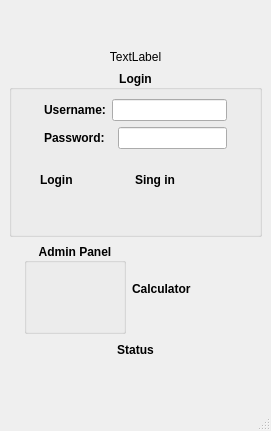
<?xml version="1.0" encoding="UTF-8"?>
<ui version="4.0">
 <class>Login</class>
 <widget class="QMainWindow" name="Login">
  <property name="geometry">
   <rect>
    <x>0</x>
    <y>0</y>
    <width>271</width>
    <height>431</height>
   </rect>
  </property>
  <property name="minimumSize">
   <size>
    <width>271</width>
    <height>431</height>
   </size>
  </property>
  <property name="maximumSize">
   <size>
    <width>271</width>
    <height>431</height>
   </size>
  </property>
  <property name="windowTitle">
   <string>Login</string>
  </property>
  <widget class="QWidget" name="centralwidget">
   <layout class="QGridLayout" name="gridLayout_20">
    <item row="0" column="0">
     <layout class="QGridLayout" name="gridLayout_19">
      <item row="0" column="1">
       <spacer name="verticalSpacer_2">
        <property name="orientation">
         <enum>Qt::Vertical</enum>
        </property>
        <property name="sizeHint" stdset="0">
         <size>
          <width>20</width>
          <height>40</height>
         </size>
        </property>
       </spacer>
      </item>
      <item row="1" column="0">
       <spacer name="horizontalSpacer_12">
        <property name="orientation">
         <enum>Qt::Horizontal</enum>
        </property>
        <property name="sizeHint" stdset="0">
         <size>
          <width>40</width>
          <height>20</height>
         </size>
        </property>
       </spacer>
      </item>
      <item row="1" column="1">
       <layout class="QGridLayout" name="gridLayout_18">
        <item row="0" column="0">
         <layout class="QGridLayout" name="gridLayout_16">
          <item row="0" column="0">
           <layout class="QGridLayout" name="gridLayout_14">
            <item row="0" column="0">
             <widget class="QLabel" name="label_login_gift">
              <property name="text">
               <string>TextLabel</string>
              </property>
              <property name="alignment">
               <set>Qt::AlignCenter</set>
              </property>
             </widget>
            </item>
            <item row="1" column="0">
             <widget class="QGroupBox" name="groupBox">
              <property name="font">
               <font>
                <bold>true</bold>
               </font>
              </property>
              <property name="title">
               <string>Login</string>
              </property>
              <property name="alignment">
               <set>Qt::AlignCenter</set>
              </property>
              <layout class="QGridLayout" name="gridLayout_11">
               <item row="1" column="0">
                <layout class="QGridLayout" name="gridLayout_13">
                 <item row="0" column="0">
                  <spacer name="horizontalSpacer_5">
                   <property name="orientation">
                    <enum>Qt::Horizontal</enum>
                   </property>
                   <property name="sizeHint" stdset="0">
                    <size>
                     <width>40</width>
                     <height>20</height>
                    </size>
                   </property>
                  </spacer>
                 </item>
                 <item row="0" column="3">
                  <spacer name="horizontalSpacer_8">
                   <property name="orientation">
                    <enum>Qt::Horizontal</enum>
                   </property>
                   <property name="sizeHint" stdset="0">
                    <size>
                     <width>40</width>
                     <height>20</height>
                    </size>
                   </property>
                  </spacer>
                 </item>
                </layout>
               </item>
               <item row="0" column="0">
                <layout class="QGridLayout" name="gridLayout_10">
                 <item row="0" column="0">
                  <layout class="QGridLayout" name="gridLayout_9">
                   <item row="0" column="0">
                    <layout class="QGridLayout" name="gridLayout_6">
                     <item row="0" column="0">
                      <spacer name="horizontalSpacer_3">
                       <property name="font">
                        <font>
                         <bold>true</bold>
                        </font>
                       </property>
                       <property name="orientation">
                        <enum>Qt::Horizontal</enum>
                       </property>
                       <property name="sizeHint" stdset="0">
                        <size>
                         <width>40</width>
                         <height>20</height>
                        </size>
                       </property>
                      </spacer>
                     </item>
                     <item row="0" column="2">
                      <spacer name="horizontalSpacer_4">
                       <property name="font">
                        <font>
                         <bold>true</bold>
                        </font>
                       </property>
                       <property name="orientation">
                        <enum>Qt::Horizontal</enum>
                       </property>
                       <property name="sizeHint" stdset="0">
                        <size>
                         <width>40</width>
                         <height>20</height>
                        </size>
                       </property>
                      </spacer>
                     </item>
                     <item row="0" column="1">
                      <layout class="QGridLayout" name="gridLayout_5">
                       <item row="1" column="0">
                        <layout class="QGridLayout" name="gridLayout_4">
                         <item row="0" column="1">
                          <widget class="QLineEdit" name="lineEdit_lgn_password">
                           <property name="font">
                            <font>
                             <bold>true</bold>
                            </font>
                           </property>
                          </widget>
                         </item>
                         <item row="0" column="0">
                          <widget class="QLabel" name="label_2">
                           <property name="font">
                            <font>
                             <bold>true</bold>
                            </font>
                           </property>
                           <property name="text">
                            <string>Password:  </string>
                           </property>
                          </widget>
                         </item>
                        </layout>
                       </item>
                       <item row="0" column="0">
                        <layout class="QGridLayout" name="gridLayout_3">
                         <item row="0" column="1">
                          <widget class="QLineEdit" name="lineEdit_lgn_username">
                           <property name="font">
                            <font>
                             <bold>true</bold>
                            </font>
                           </property>
                          </widget>
                         </item>
                         <item row="0" column="0">
                          <widget class="QLabel" name="label">
                           <property name="font">
                            <font>
                             <bold>true</bold>
                            </font>
                           </property>
                           <property name="text">
                            <string>Username:</string>
                           </property>
                          </widget>
                         </item>
                        </layout>
                       </item>
                      </layout>
                     </item>
                    </layout>
                   </item>
                   <item row="1" column="0">
                    <layout class="QGridLayout" name="gridLayout_8">
                     <item row="0" column="2">
                      <spacer name="horizontalSpacer_2">
                       <property name="font">
                        <font>
                         <bold>true</bold>
                        </font>
                       </property>
                       <property name="orientation">
                        <enum>Qt::Horizontal</enum>
                       </property>
                       <property name="sizeHint" stdset="0">
                        <size>
                         <width>13</width>
                         <height>17</height>
                        </size>
                       </property>
                      </spacer>
                     </item>
                     <item row="0" column="1">
                      <layout class="QGridLayout" name="gridLayout_7">
                       <item row="0" column="0">
                        <layout class="QGridLayout" name="gridLayout_2">
                         <item row="0" column="0">
                          <widget class="QLabel" name="label_3">
                           <property name="font">
                            <font>
                             <bold>true</bold>
                            </font>
                           </property>
                           <property name="text">
                            <string>Login</string>
                           </property>
                          </widget>
                         </item>
                         <item row="0" column="1">
                          <widget class="QPushButton" name="pushButton_login">
                           <property name="minimumSize">
                            <size>
                             <width>50</width>
                             <height>50</height>
                            </size>
                           </property>
                           <property name="maximumSize">
                            <size>
                             <width>50</width>
                             <height>50</height>
                            </size>
                           </property>
                           <property name="font">
                            <font>
                             <bold>true</bold>
                            </font>
                           </property>
                           <property name="styleSheet">
                            <string notr="true">#pushButton_login{
background-color: transparent;
border-image: url(:enter_close.png);
background: none;
border: none;
background-repeat: none;
}
#pushButton_login:pressed
{
   border-image: url(:enter_open.png);
}
</string>
                           </property>
                           <property name="text">
                            <string/>
                           </property>
                          </widget>
                         </item>
                        </layout>
                       </item>
                       <item row="0" column="1">
                        <layout class="QGridLayout" name="gridLayout">
                         <item row="0" column="1">
                          <widget class="QPushButton" name="pushButton_singin">
                           <property name="minimumSize">
                            <size>
                             <width>50</width>
                             <height>50</height>
                            </size>
                           </property>
                           <property name="maximumSize">
                            <size>
                             <width>50</width>
                             <height>50</height>
                            </size>
                           </property>
                           <property name="font">
                            <font>
                             <bold>true</bold>
                            </font>
                           </property>
                           <property name="styleSheet">
                            <string notr="true">#pushButton_singin{
background-color: transparent;
border-image: url(:singin_close.png);
background: none;
border: none;
background-repeat: none;
}
#pushButton_singin:pressed
{
   border-image: url(:singin_open.png);
}
</string>
                           </property>
                           <property name="text">
                            <string/>
                           </property>
                          </widget>
                         </item>
                         <item row="0" column="0">
                          <widget class="QLabel" name="label_4">
                           <property name="font">
                            <font>
                             <bold>true</bold>
                            </font>
                           </property>
                           <property name="text">
                            <string>Sing in</string>
                           </property>
                          </widget>
                         </item>
                        </layout>
                       </item>
                      </layout>
                     </item>
                     <item row="0" column="0">
                      <spacer name="horizontalSpacer">
                       <property name="font">
                        <font>
                         <bold>true</bold>
                        </font>
                       </property>
                       <property name="orientation">
                        <enum>Qt::Horizontal</enum>
                       </property>
                       <property name="sizeHint" stdset="0">
                        <size>
                         <width>13</width>
                         <height>17</height>
                        </size>
                       </property>
                      </spacer>
                     </item>
                    </layout>
                   </item>
                  </layout>
                 </item>
                </layout>
               </item>
              </layout>
             </widget>
            </item>
           </layout>
          </item>
          <item row="2" column="0">
           <layout class="QGridLayout" name="gridLayout_15">
            <item row="0" column="4">
             <spacer name="horizontalSpacer_7">
              <property name="orientation">
               <enum>Qt::Horizontal</enum>
              </property>
              <property name="sizeHint" stdset="0">
               <size>
                <width>13</width>
                <height>17</height>
               </size>
              </property>
             </spacer>
            </item>
            <item row="0" column="0">
             <spacer name="horizontalSpacer_6">
              <property name="orientation">
               <enum>Qt::Horizontal</enum>
              </property>
              <property name="sizeHint" stdset="0">
               <size>
                <width>13</width>
                <height>17</height>
               </size>
              </property>
             </spacer>
            </item>
            <item row="0" column="2">
             <widget class="QLabel" name="label_5">
              <property name="font">
               <font>
                <bold>true</bold>
               </font>
              </property>
              <property name="text">
               <string>Calculator</string>
              </property>
             </widget>
            </item>
            <item row="0" column="1">
             <widget class="QGroupBox" name="groupBox_2">
              <property name="font">
               <font>
                <bold>true</bold>
               </font>
              </property>
              <property name="layoutDirection">
               <enum>Qt::LeftToRight</enum>
              </property>
              <property name="autoFillBackground">
               <bool>false</bool>
              </property>
              <property name="title">
               <string>Admin Panel</string>
              </property>
              <property name="alignment">
               <set>Qt::AlignCenter</set>
              </property>
              <layout class="QGridLayout" name="gridLayout_12">
               <item row="0" column="0">
                <widget class="QPushButton" name="pushButton_adm">
                 <property name="minimumSize">
                  <size>
                   <width>50</width>
                   <height>50</height>
                  </size>
                 </property>
                 <property name="maximumSize">
                  <size>
                   <width>50</width>
                   <height>50</height>
                  </size>
                 </property>
                 <property name="font">
                  <font>
                   <bold>true</bold>
                  </font>
                 </property>
                 <property name="styleSheet">
                  <string notr="true">#pushButton_adm{
background-color: transparent;
border-image: url(:admin_one.png);
background: none;
border: none;
background-repeat: none;
}
#pushButton_adm:pressed
{
   border-image: url(:admin_two.png);
}
</string>
                 </property>
                 <property name="text">
                  <string/>
                 </property>
                </widget>
               </item>
              </layout>
             </widget>
            </item>
            <item row="0" column="3">
             <widget class="QPushButton" name="pushButton_calculator">
              <property name="minimumSize">
               <size>
                <width>50</width>
                <height>50</height>
               </size>
              </property>
              <property name="maximumSize">
               <size>
                <width>50</width>
                <height>50</height>
               </size>
              </property>
              <property name="font">
               <font>
                <bold>true</bold>
               </font>
              </property>
              <property name="styleSheet">
               <string notr="true">#pushButton_calculator{
background-color: transparent;
border-image: url(:calculator_close.png);
background: none;
border: none;
background-repeat: none;
}
#pushButton_calculator:pressed
{
   border-image: url(:calculator_open.png);
}
</string>
              </property>
              <property name="text">
               <string/>
              </property>
             </widget>
            </item>
           </layout>
          </item>
         </layout>
        </item>
        <item row="1" column="0">
         <layout class="QGridLayout" name="gridLayout_17">
          <item row="0" column="0">
           <spacer name="horizontalSpacer_10">
            <property name="orientation">
             <enum>Qt::Horizontal</enum>
            </property>
            <property name="sizeHint" stdset="0">
             <size>
              <width>40</width>
              <height>20</height>
             </size>
            </property>
           </spacer>
          </item>
          <item row="0" column="1">
           <widget class="QLabel" name="label_lgn_status">
            <property name="font">
             <font>
              <bold>true</bold>
             </font>
            </property>
            <property name="text">
             <string>Status</string>
            </property>
            <property name="alignment">
             <set>Qt::AlignCenter</set>
            </property>
           </widget>
          </item>
          <item row="0" column="2">
           <spacer name="horizontalSpacer_9">
            <property name="orientation">
             <enum>Qt::Horizontal</enum>
            </property>
            <property name="sizeHint" stdset="0">
             <size>
              <width>40</width>
              <height>20</height>
             </size>
            </property>
           </spacer>
          </item>
         </layout>
        </item>
       </layout>
      </item>
      <item row="1" column="2">
       <spacer name="horizontalSpacer_11">
        <property name="orientation">
         <enum>Qt::Horizontal</enum>
        </property>
        <property name="sizeHint" stdset="0">
         <size>
          <width>40</width>
          <height>20</height>
         </size>
        </property>
       </spacer>
      </item>
      <item row="2" column="1">
       <spacer name="verticalSpacer">
        <property name="orientation">
         <enum>Qt::Vertical</enum>
        </property>
        <property name="sizeHint" stdset="0">
         <size>
          <width>20</width>
          <height>40</height>
         </size>
        </property>
       </spacer>
      </item>
     </layout>
    </item>
   </layout>
  </widget>
  <widget class="QMenuBar" name="menubar">
   <property name="geometry">
    <rect>
     <x>0</x>
     <y>0</y>
     <width>271</width>
     <height>21</height>
    </rect>
   </property>
  </widget>
  <widget class="QStatusBar" name="statusbar"/>
 </widget>
 <resources/>
 <connections/>
</ui>
